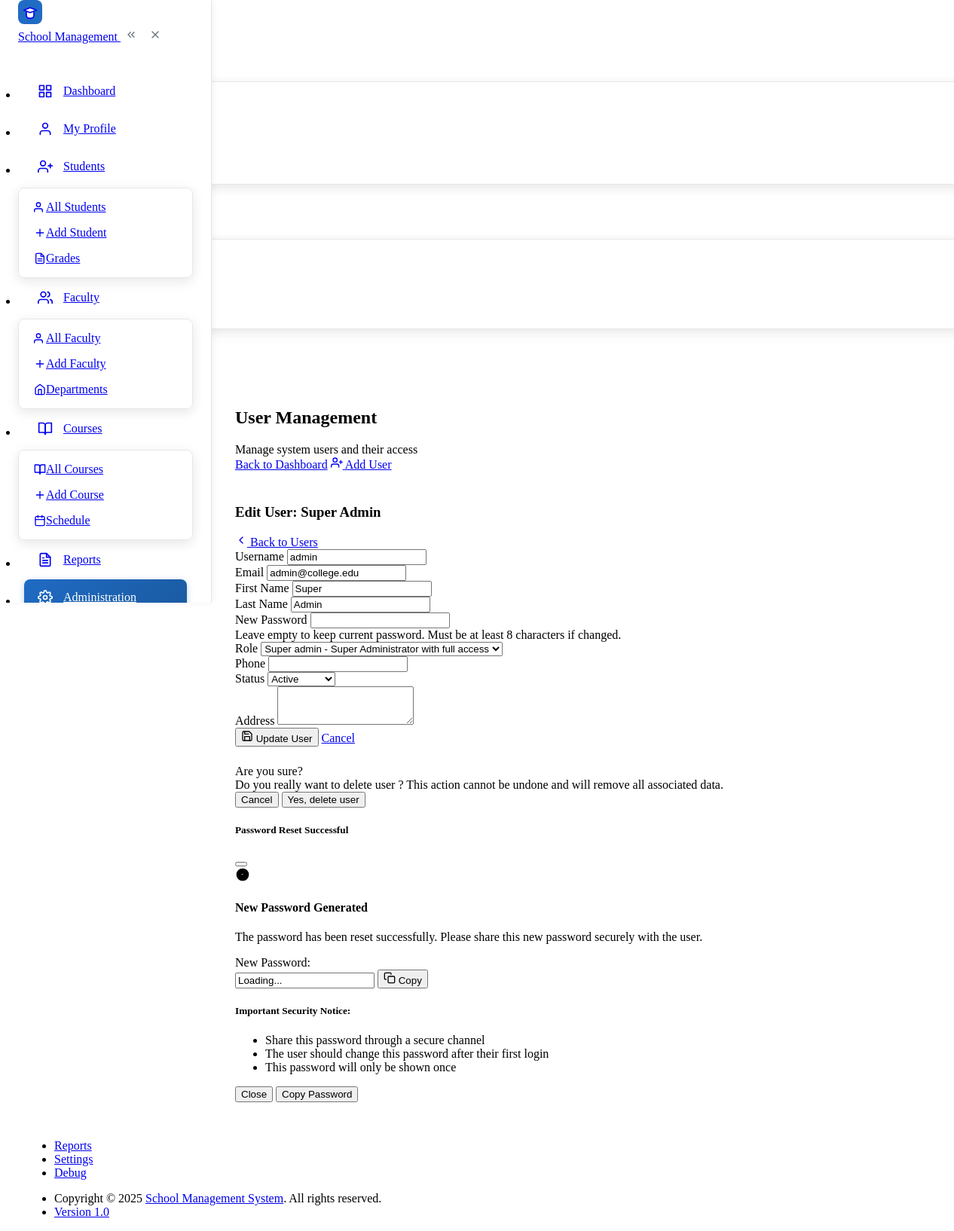
/dashboard.php?page=users&action=edit&id=1 (signed in), run on the app's committed database.
### tables this page shows
CREATE TABLE users (
    id INT PRIMARY KEY AUTO_INCREMENT,
    user_uuid VARCHAR(36) UNIQUE NOT NULL,
    username VARCHAR(50) UNIQUE NOT NULL,
    email VARCHAR(100) UNIQUE NOT NULL,
    password_hash VARCHAR(255) NOT NULL,
    role_id INT NOT NULL,
    first_name VARCHAR(50) NOT NULL,
    last_name VARCHAR(50) NOT NULL,
    phone VARCHAR(20),
    address TEXT,
    profile_photo VARCHAR(255),
    email_verified BOOLEAN DEFAULT FALSE,
    email_verified_at TIMESTAMP NULL,
    password_reset_token VARCHAR(255),
    password_reset_expires TIMESTAMP NULL,
    last_login TIMESTAMP NULL,
    login_attempts INT DEFAULT 0,
    locked_until TIMESTAMP NULL,
    status ENUM('active', 'inactive', 'suspended', 'pending') DEFAULT 'active',
    created_at TIMESTAMP DEFAULT CURRENT_TIMESTAMP,
    updated_at TIMESTAMP DEFAULT CURRENT_TIMESTAMP ON UPDATE CURRENT_TIMESTAMP,
    FOREIGN KEY (role_id) REFERENCES roles(id),
    INDEX idx_username (username),
    INDEX idx_email (email),
    INDEX idx_status (status)
);

CREATE TABLE roles (
    id INT PRIMARY KEY AUTO_INCREMENT,
    name VARCHAR(50) UNIQUE NOT NULL,
    description TEXT,
    permissions JSON,
    is_system_role BOOLEAN DEFAULT FALSE,
    status VARCHAR(20) DEFAULT 'active',
    created_at TIMESTAMP DEFAULT CURRENT_TIMESTAMP,
    updated_at TIMESTAMP DEFAULT CURRENT_TIMESTAMP ON UPDATE CURRENT_TIMESTAMP
);

### pages/users.php (the view, shortened to what the rows shown need)
<?php
$action = isset($_GET['action']) ? sanitize_input($_GET['action']) : 'list';
$user_id = isset($_GET['id']) ? (int)$_GET['id'] : 0;
function get_all_roles() {
    global $pdo;
    try {
        $stmt = $pdo->query("SELECT * FROM roles ORDER BY name");
        return $stmt->fetchAll();
    } catch (Exception $e) {
        error_log("Get roles error: " . $e->getMessage());
        return [];
    }
}
function get_user_by_id($id) {
    global $pdo;
    try {
        $stmt = $pdo->prepare("
            SELECT u.*, r.name as role_name
            FROM users u
            LEFT JOIN roles r ON u.role_id = r.id
            WHERE u.id = ?
        ");
        $stmt->execute([$id]);
        return $stmt->fetch();
    } catch (Exception $e) {
        error_log("Get user error: " . $e->getMessage());
        return false;
    }
}
$roles = [];
$edit_user = null;
if ($action === 'add' || $action === 'edit') {
    $roles = get_all_roles();
    if ($action === 'edit' && $user_id) {
        $edit_user = get_user_by_id($user_id);
    }
}
?>
<?php if ($action === 'add'): ?>
<div class="card">
    <div class="card-header">
        <h3 class="card-title">Add New User</h3>
        <div class="card-actions">
            <a href="dashboard.php?page=users" class="btn btn-outline-secondary">
                <svg xmlns="http://www.w3.org/2000/svg" width="16" height="16" class="me-1" viewBox="0 0 24 24" fill="none" stroke="currentColor" stroke-width="2" stroke-linecap="round" stroke-linejoin="round">
                    <polyline points="15,18 9,12 15,6"></polyline>
                </svg>
                Back to Users
            </a>
        </div>
    </div>
    <div class="card-body">
        <form method="POST" action="dashboard.php?page=users&action=add">
            <input type="hidden" name="csrf_token" value="<?php echo generate_csrf_token(); ?>">
            <div class="row">
                <div class="col-md-6">
                    <div class="mb-3">
                        <label class="form-label required">Username</label>
                        <input type="text" name="username" class="form-control" required
                               value="<?php echo htmlspecialchars($_POST['username'] ?? ''); ?>">
                        <div class="form-hint">Username must be unique and at least 3 characters long.</div>
                    </div>
                </div>
                <div class="col-md-6">
                    <div class="mb-3">
                        <label class="form-label required">Email</label>
                        <input type="email" name="email" class="form-control" required
                               value="<?php echo htmlspecialchars($_POST['email'] ?? ''); ?>">
                        <div class="form-hint">Email must be unique and valid.</div>
                    </div>
                </div>
            </div>
            <div class="row">
                <div class="col-md-6">
                    <div class="mb-3">
                        <label class="form-label required">First Name</label>
                        <input type="text" name="first_name" class="form-control" required
                               value="<?php echo htmlspecialchars($_POST['first_name'] ?? ''); ?>">
                    </div>
                </div>
                <div class="col-md-6">
                    <div class="mb-3">
                        <label class="form-label required">Last Name</label>
                        <input type="text" name="last_name" class="form-control" required
                               value="<?php echo htmlspecialchars($_POST['last_name'] ?? ''); ?>">
                    </div>
                </div>
            </div>
            <div class="row">
                <div class="col-md-6">
                    <div class="mb-3">
                        <label class="form-label required">Password</label>
                        <input type="password" name="password" class="form-control" required>
                        <div class="form-hint">Password must be at least 8 characters long.</div>
                    </div>
                </div>
                <div class="col-md-6">
                    <div class="mb-3">
                        <label class="form-label required">Role</label>
                        <select name="role_id" class="form-select" required>
                            <option value="">Select Role</option>
                            <?php foreach ($roles as $role): ?>
                            <option value="<?php echo $role['id']; ?>"
                                    <?php echo (($_POST['role_id'] ?? '') == $role['id']) ? 'selected' : ''; ?>>
                                <?php echo htmlspecialchars(ucfirst(str_replace('_', ' ', $role['name']))); ?>
                                <?php if ($role['description']): ?>
                                    - <?php echo htmlspecialchars($role['description']); ?>
                                <?php endif; ?>
                            </option>
                            <?php endforeach; ?>
                        </select>
                    </div>
                </div>
            </div>
            <div class="row">
                <div class="col-md-6">
                    <div class="mb-3">
                        <label class="form-label">Phone</label>
                        <input type="tel" name="phone" class="form-control"
                               value="<?php echo htmlspecialchars($_POST['phone'] ?? ''); ?>">
                    </div>
                </div>
                <div class="col-md-6">
                    <div class="mb-3">
                        <label class="form-label">Status</label>
                        <select name="status" class="form-select">
                            <option value="active" <?php echo (($_POST['status'] ?? 'active') === 'active') ? 'selected' : ''; ?>>Active</option>
                            <option value="inactive" <?php echo (($_POST['status'] ?? '') === 'inactive') ? 'selected' : ''; ?>>Inactive</option>
                        </select>
                    </div>
                </div>
            </div>
            <div class="mb-3">
                <label class="form-label">Address</label>
                <textarea name="address" class="form-control" rows="3"><?php echo htmlspecialchars($_POST['address'] ?? ''); ?></textarea>
            </div>
            <div class="form-footer">
                <button type="submit" class="btn btn-primary">
                    <svg xmlns="http://www.w3.org/2000/svg" width="16" height="16" class="me-1" viewBox="0 0 24 24" fill="none" stroke="currentColor" stroke-width="2" stroke-linecap="round" stroke-linejoin="round">
                        <path d="M19 21H5a2 2 0 0 1-2-2V5a2 2 0 0 1 2-2h11l5 5v11a2 2 0 0 1-2 2z"></path>
                        <polyline points="17,21 17,13 7,13 7,21"></polyline>
                        <polyline points="7,3 7,8 15,8"></polyline>
                    </svg>
                    Create User
                </button>
                <a href="dashboard.php?page=users" class="btn btn-secondary ms-2">Cancel</a>
            </div>
        </form>
    </div>
</div>
<?php elseif ($action === 'edit' && $edit_user): ?>
<div class="card">
    <div class="card-header">
        <h3 class="card-title">Edit User: <?php echo htmlspecialchars($edit_user['first_name'] . ' ' . $edit_user['last_name']); ?></h3>
        <div class="card-actions">
            <a href="dashboard.php?page=users" class="btn btn-outline-secondary">
                <svg xmlns="http://www.w3.org/2000/svg" width="16" height="16" class="me-1" viewBox="0 0 24 24" fill="none" stroke="currentColor" stroke-width="2" stroke-linecap="round" stroke-linejoin="round">
                    <polyline points="15,18 9,12 15,6"></polyline>
                </svg>
                Back to Users
            </a>
        </div>
    </div>
    <div class="card-body">
        <form method="POST" action="dashboard.php?page=users&action=edit&id=<?php echo $edit_user['id']; ?>">
            <div class="row">
                <div class="col-md-6">
                    <div class="mb-3">
                        <label class="form-label required">Username</label>
                        <input type="text" name="username" class="form-control" required
                               value="<?php echo htmlspecialchars($_POST['username'] ?? $edit_user['username']); ?>">
                    </div>
                </div>
                <div class="col-md-6">
                    <div class="mb-3">
                        <label class="form-label required">Email</label>
                        <input type="email" name="email" class="form-control" required
                               value="<?php echo htmlspecialchars($_POST['email'] ?? $edit_user['email']); ?>">
                    </div>
                </div>
            </div>
            <div class="row">
                <div class="col-md-6">
                    <div class="mb-3">
                        <label class="form-label required">First Name</label>
                        <input type="text" name="first_name" class="form-control" required
                               value="<?php echo htmlspecialchars($_POST['first_name'] ?? $edit_user['first_name']); ?>">
                    </div>
                </div>
                <div class="col-md-6">
                    <div class="mb-3">
                        <label class="form-label required">Last Name</label>
                        <input type="text" name="last_name" class="form-control" required
                               value="<?php echo htmlspecialchars($_POST['last_name'] ?? $edit_user['last_name']); ?>">
                    </div>
                </div>
            </div>
            <div class="row">
                <div class="col-md-6">
                    <div class="mb-3">
                        <label class="form-label">New Password</label>
                        <input type="password" name="password" class="form-control">
                        <div class="form-hint">Leave empty to keep current password. Must be at least 8 characters if changed.</div>
                    </div>
                </div>
                <div class="col-md-6">
                    <div class="mb-3">
                        <label class="form-label required">Role</label>
                        <select name="role_id" class="form-select" required>
                            <?php foreach ($roles as $role): ?>
                            <option value="<?php echo $role['id']; ?>"
                                    <?php echo (($_POST['role_id'] ?? $edit_user['role_id']) == $role['id']) ? 'selected' : ''; ?>>
                                <?php echo htmlspecialchars(ucfirst(str_replace('_', ' ', $role['name']))); ?>
                                <?php if ($role['description']): ?>
                                    - <?php echo htmlspecialchars($role['description']); ?>
                                <?php endif; ?>
                            </option>
                            <?php endforeach; ?>
                        </select>
                    </div>
                </div>
            </div>
            <div class="row">
                <div class="col-md-6">
                    <div class="mb-3">
                        <label class="form-label">Phone</label>
                        <input type="tel" name="phone" class="form-control"
                               value="<?php echo htmlspecialchars($_POST['phone'] ?? $edit_user['phone']); ?>">
                    </div>
                </div>
                <div class="col-md-6">
                    <div class="mb-3">
                        <label class="form-label">Status</label>
                        <select name="status" class="form-select">
                            <option value="active" <?php echo (($_POST['status'] ?? $edit_user['status']) === 'active') ? 'selected' : ''; ?>>Active</option>
                        </select>
                    </div>
                </div>
            </div>
            <div class="mb-3">
                <label class="form-label">Address</label>
                <textarea name="address" class="form-control" rows="3"><?php echo htmlspecialchars($_POST['address'] ?? $edit_user['address']); ?></textarea>
            </div>
            <div class="form-footer">
                <button type="submit" class="btn btn-primary">
                    Update User
                </button>
                <a href="dashboard.php?page=users" class="btn btn-secondary ms-2">Cancel</a>
            </div>
        </form>
    </div>
</div>
<?php endif; ?>

### data on the page
users: first_name+last_name "Super Admin", username "admin", email "admin@college.edu", first_name "Super", last_name "Admin", role_id "Super admin - Super Administrator with full access", status "Active"
